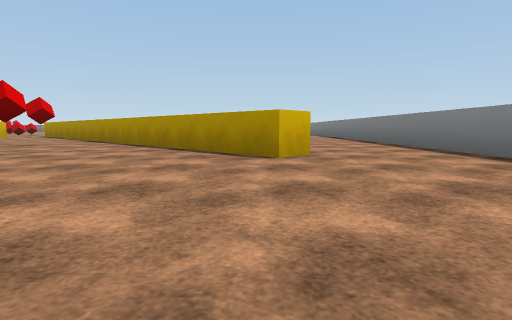
View 1 (above)

19 first-person views from a walk through a scene from a Unity 3-D project. The camera is 0.56 m above the floor, tilts 6° down and sees 80° across. The floor is counted in squares, 2 m on a side. Each view is taken from the middle of a square. On the plan, view 1 faces up. The plan holds only what a view shows up to about 9 squares ahead; the rest is blank. The player character is not drawn. Some surface patterns are stand-ins.

View 2
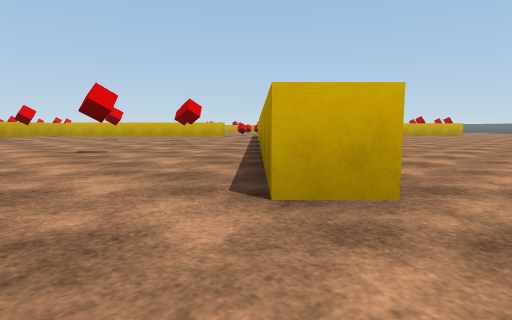

View 3
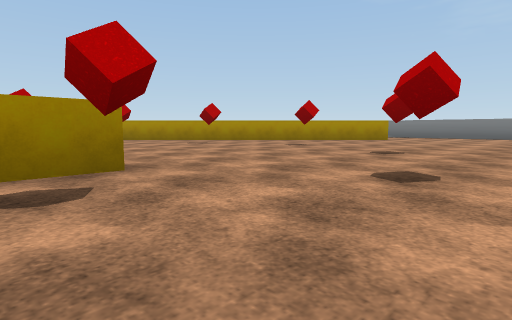

View 4
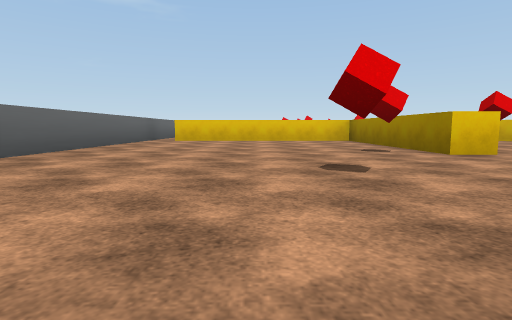

View 5
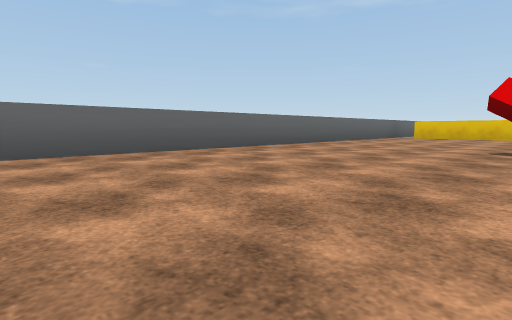

View 6
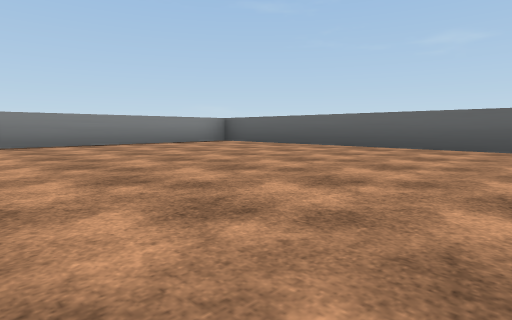

View 7
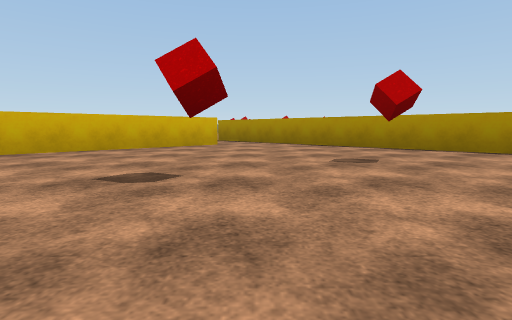

View 8
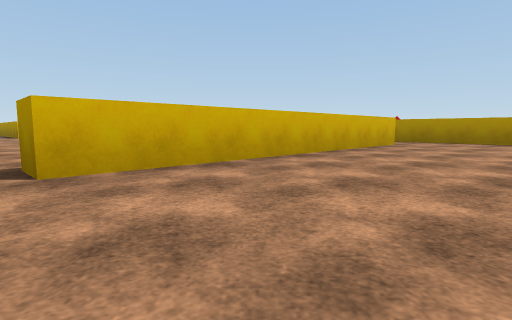

View 9
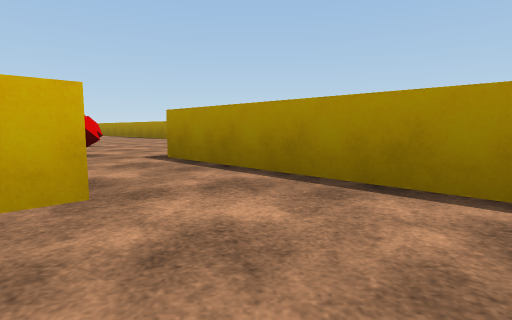

View 10
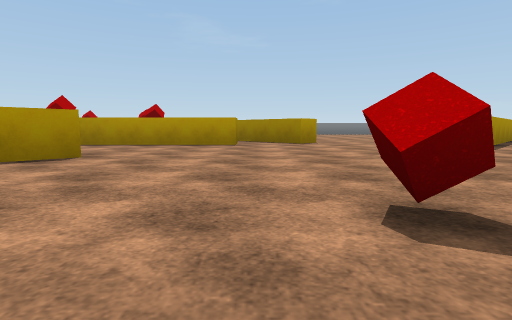

View 11
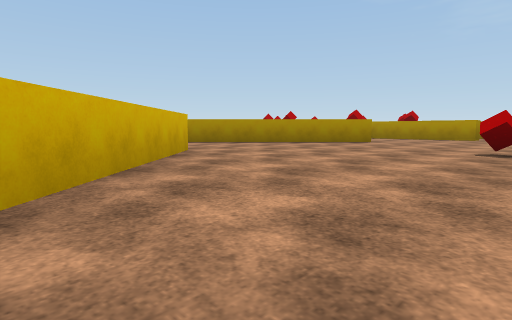

View 12
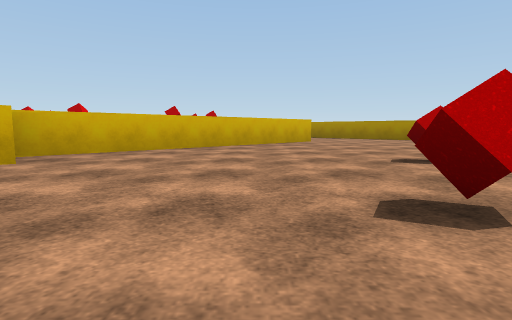

View 13
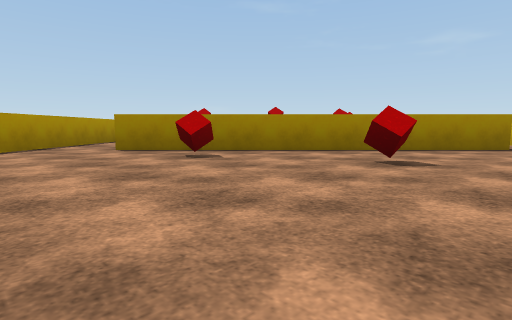

View 14
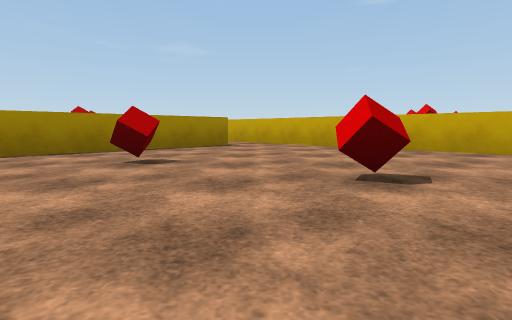

View 15
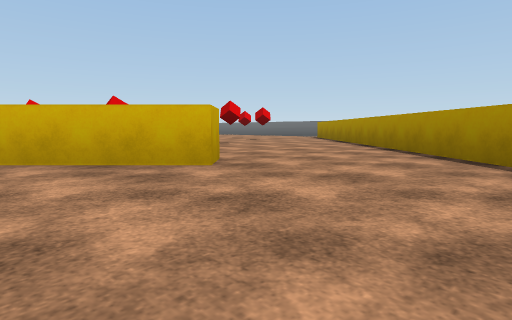

View 16
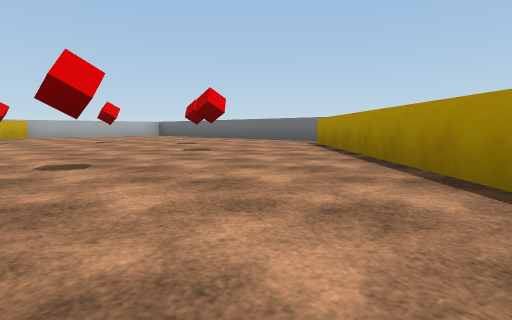

View 17
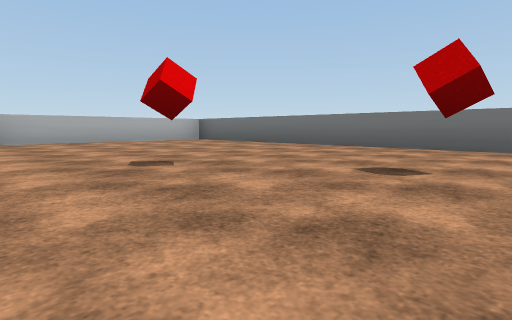

View 18
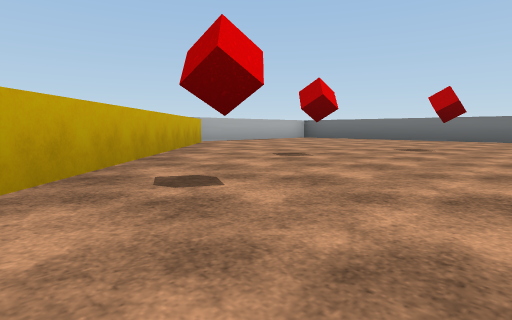

View 19
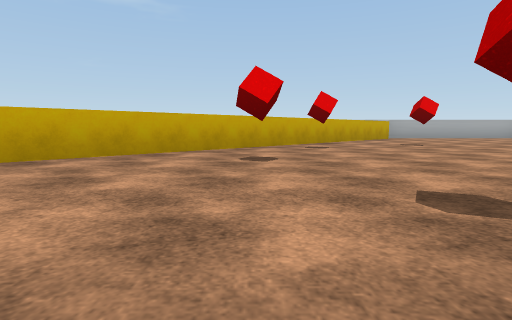

### Floor plan
Points are (right, up) in squares from view 1. A wall is a line through its corners. A room is listed if a view was taken in it or the views show most of it. See-through windows are left out.
Room 1 (views 1, 2, 3, 4, 5, 6, 7, 8, 9)
walls: (-6.2, 2.6) (-6.2, 2) (-9.7, 2) (-9.7, -1.9); (0.2, 2.9) (-5.9, 9); (-10.5, -2.4) (2.4, -2.4) (2.4, 1.6); (-6.6, 8.2) (-10.2, 4.6)
ways out: opening at (-10, -2); opening at (1.5, 2.5)
objects: other object (-7, 3); other object (-6, 2); other object (-6, 5); other object (-5, 1); other object (-5, 6); other object (-3, 1); other object (-3, 3); other object (-3, 5)
Room 2 (views 10, 11, 12, 13, 14, 15, 16)
walls: (-14.8, 11.4) (-15.2, 11) (-16.3, 12.1); (-12.2, 15.7) (-11.8, 15.4) (-15.3, 11.9); (-8, 14.6) (-15.2, 21.8); (-5.4, 13.3) (-5.9, 13.3) (-5.9, 14.5); (-13.7, 6.9) (-10, 3.1); (-5.1, 11.7) (-5.5, 12.1) (-4.2, 13.5); (-5.9, 9) (-6.9, 10); (-10.5, 5) (-7, 8.5); (-15.5, 22.4) (-16.5, 22.4)
ways out: opening at (-14, 19) to room 3; opening at (-16, 11); opening at (-5.7, 13.3)
objects: other object (-12, 8); other object (-12, 10); other object (-12, 12); other object (-10, 7); other object (-10, 12); other object (-9, 12); other object (-8, 8); other object (-8, 10)
Room 3 (views 17, 18, 19)
walls: (-22, 18.5) (-16.4, 12.9); (-16.5, 22.4) (-22.4, 22.4) (-22.4, 18.5)
ways out: opening at (-14, 19) to room 2
objects: other object (-19, 18); other object (-18, 16); other object (-18, 19); other object (-16, 15); other object (-16, 20); other object (-15, 16); other object (-15, 19); other object (-14, 18)

Positions as (right, up) in squares from view 1, and headings:
1: (0, 0), facing up
2: (1, 2), facing up-left
3: (-7, 0), facing up-right
4: (-3, 0), facing left
5: (-1, 1), facing down-left
6: (-3, 2), facing down-right
7: (-6, 3), facing up
8: (-9, 3), facing up
9: (-6, 7), facing up
10: (-11, 13), facing right
11: (-14, 12), facing up-right
12: (-13, 9), facing up
13: (-11, 10), facing down-right
14: (-11, 10), facing down
15: (-10, 14), facing up-left
16: (-12, 17), facing up-left
17: (-16, 18), facing up-left
18: (-17, 15), facing up-left
19: (-14, 15), facing left
